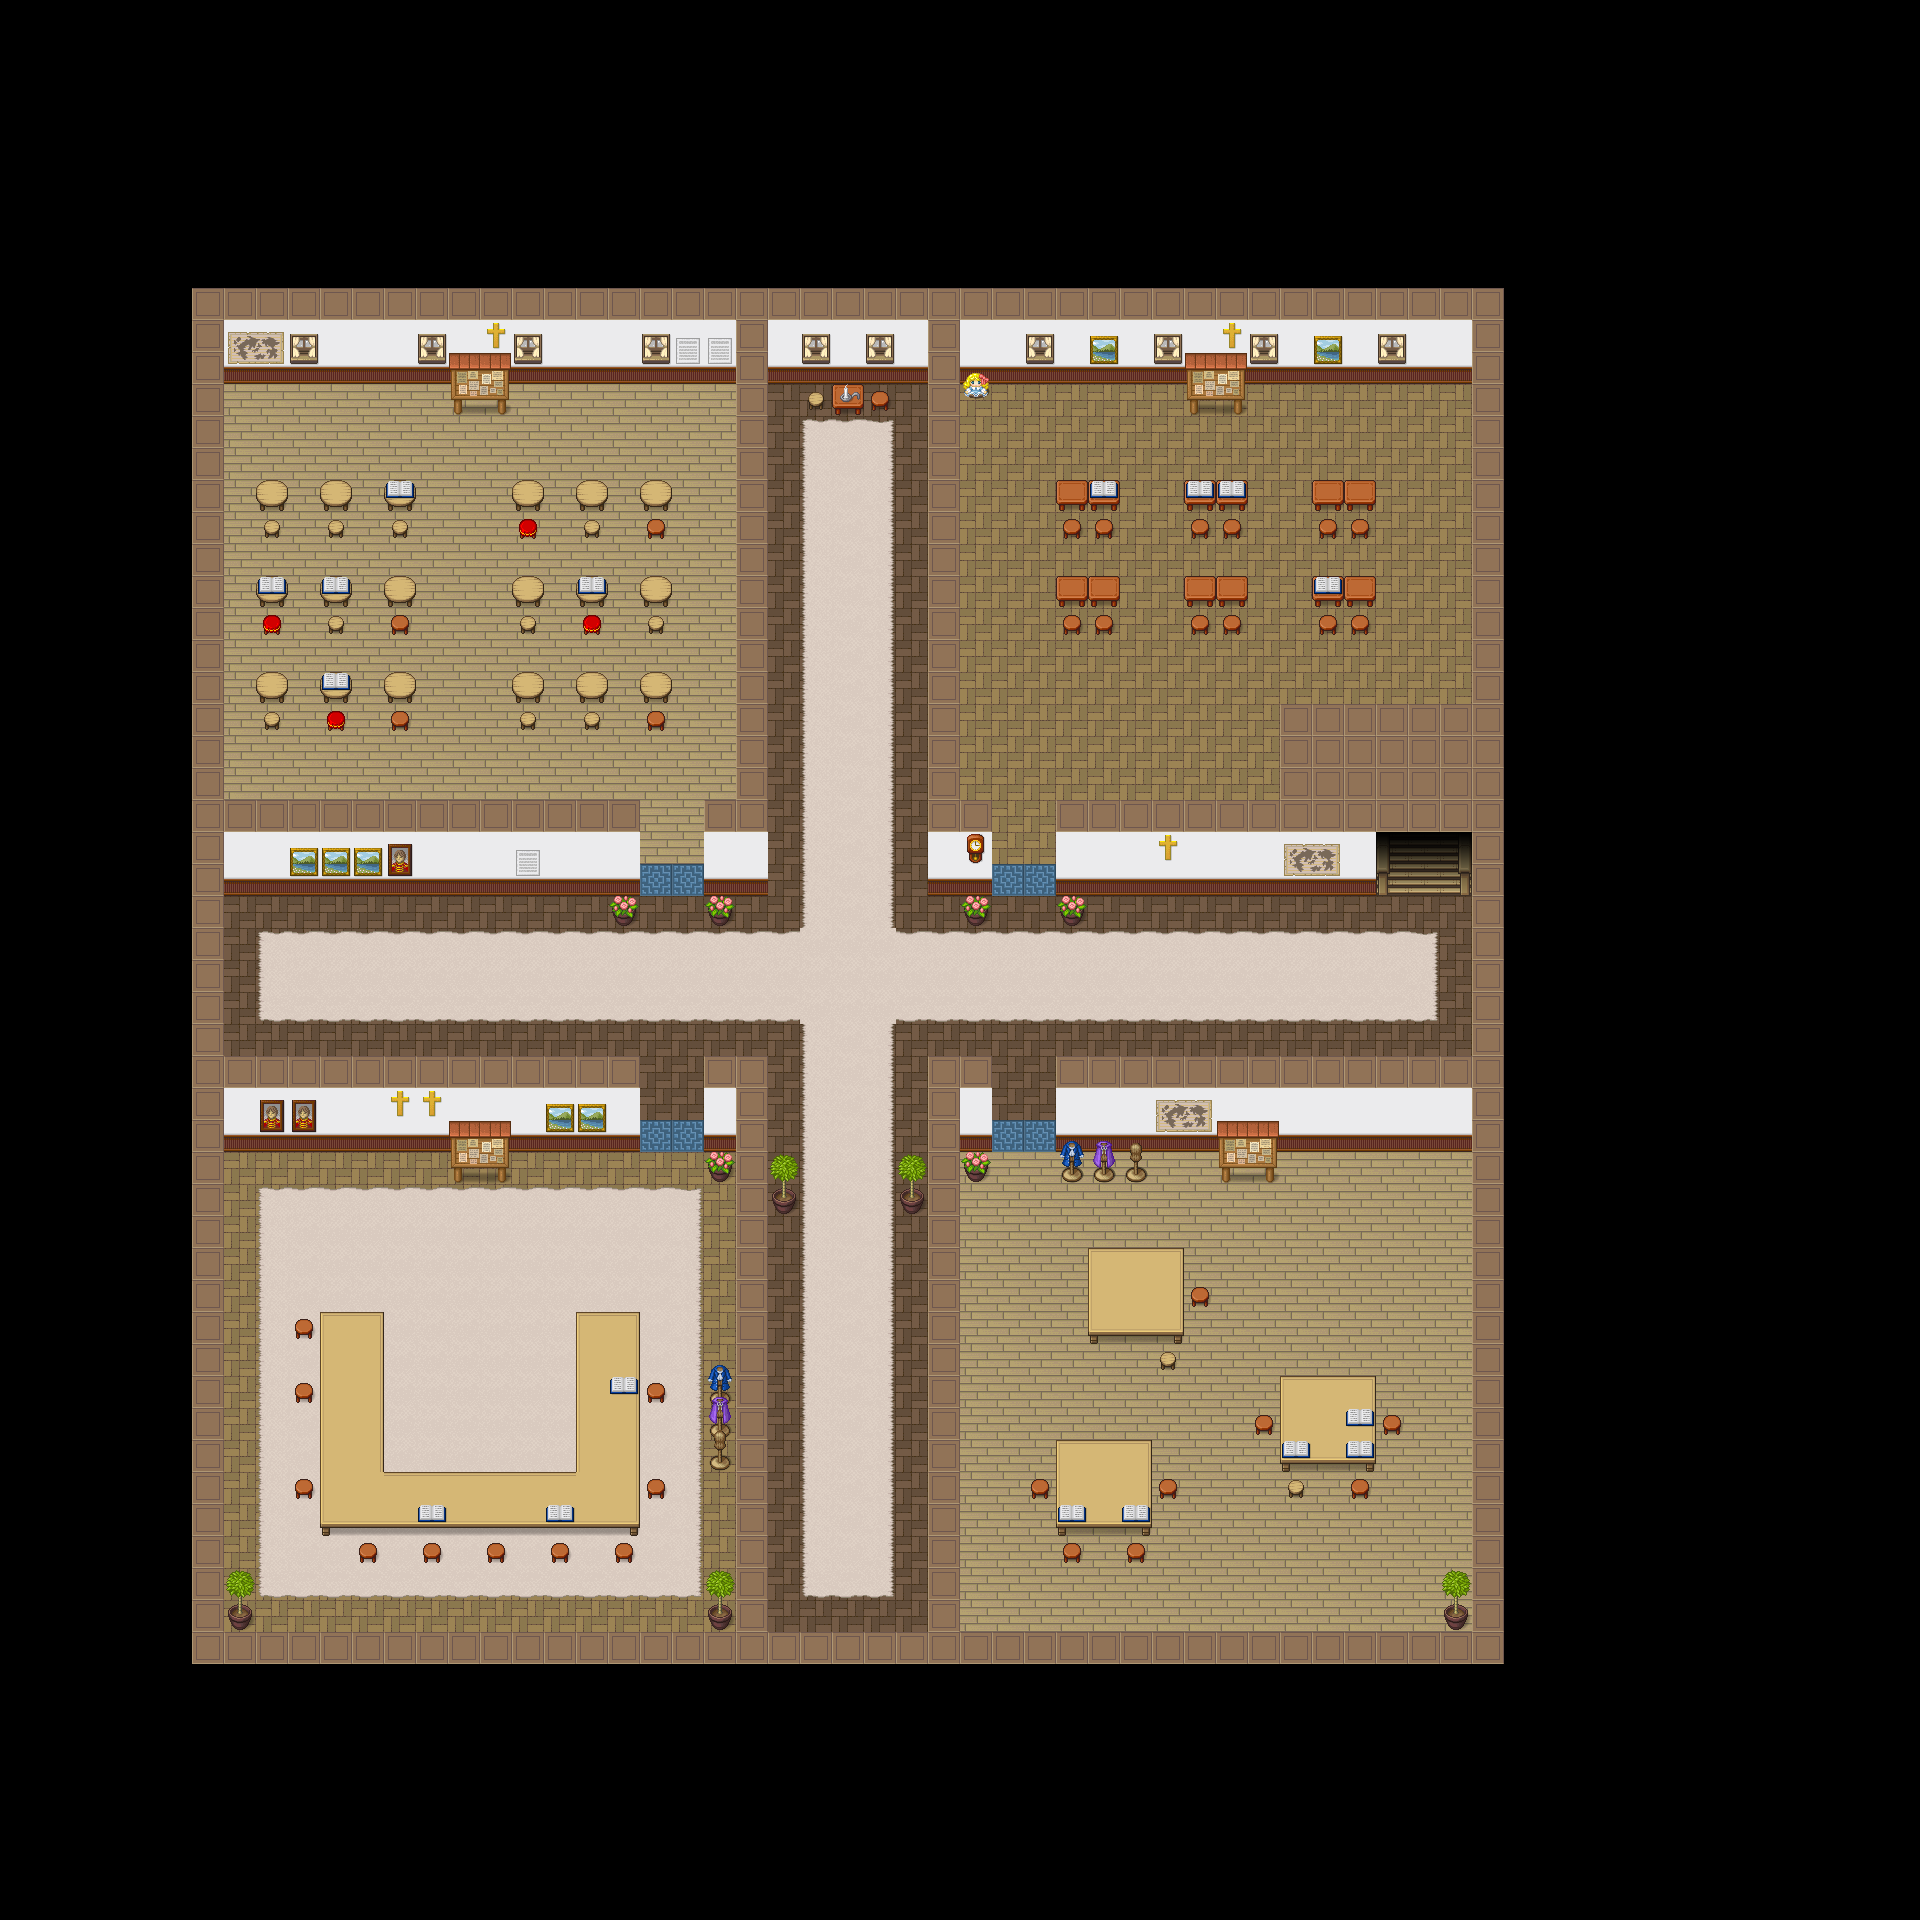

This is a level from a 2D game, rendered from its Tiled map with the project's own tilesets. A one-line summary and the map file follow, with tile-layer data summarised:
An orthogonal 60x60 tile map with 32x32 px tiles, 7 tile layers (floor, carpet, wall, stairs/door, ...), 2 tilesets and 10 objects (2x classroom1, 2x classroom2, 2x classroom3, 2x classroom4, start, ...).

<map version="1.8" tiledversion="1.8.4" orientation="orthogonal" renderorder="right-down" width="60" height="60" tilewidth="32" tileheight="32" infinite="0" nextlayerid="9" nextobjectid="14">
 <tileset firstgid="1" source="rpg.tsx" />
 <tileset firstgid="1065" source="LightShadow.tsx" />
 <layer id="1" name="floor" width="60" height="60">
  <data>[3600 cells, 1351 non-empty, 3 distinct tile ids]</data>
 </layer>
 <layer id="5" name="carpet" width="60" height="60">
  <data>[3600 cells, 395 non-empty, 9 distinct tile ids]</data>
 </layer>
 <layer id="3" name="wall" width="60" height="60">
  <data>[3600 cells, 496 non-empty, 3 distinct tile ids]</data>
 </layer>
 <layer id="2" name="stairs/door" width="60" height="60">
  <data>[3600 cells, 16 non-empty, 9 distinct tile ids]</data>
 </layer>
 <layer id="4" name="decoration" width="60" height="60">
  <data>[3600 cells, 231 non-empty, 32 distinct tile ids]</data>
 </layer>
 <layer id="6" name="deko2" width="60" height="60">
  <data>[3600 cells, 83 non-empty, 25 distinct tile ids]</data>
 </layer>
 <layer id="8" name="shadow,light" width="60" height="60">
  <data>[3600 cells, 6 non-empty, 2 distinct tile ids]</data>
 </layer>
 <objectgroup id="7" name="Objekte">
  <object id="2" name="start" x="850" y="980">
   <point />
  </object>
  <object id="3" name="classroom1" x="1023" y="882">
   <point />
  </object>
  <object id="4" name="classroom2" x="1022" y="1140">
   <point />
  </object>
  <object id="5" name="classroom3" x="671" y="1131">
   <point />
  </object>
  <object id="6" name="classroom4" x="669" y="876">
   <point />
  </object>
  <object id="7" name="down" x="1424" y="909">
   <point />
  </object>
  <object id="8" name="classroom1" x="956.738" y="381.03" width="514.666" height="478.667">
   <properties>
    <property name="type" value="RoomMeeting" />
   </properties>
  </object>
  <object id="11" name="classroom4" x="223.163" y="382.559" width="512" height="477.333">
   <properties>
    <property name="type" value="RoomMeeting" />
   </properties>
  </object>
  <object id="12" name="classroom3" x="221.83" y="1150.56" width="517.333" height="477.333">
   <properties>
    <property name="type" value="RoomMeeting" />
   </properties>
  </object>
  <object id="13" name="classroom2" x="961.831" y="1149.23" width="516" height="480">
   <properties>
    <property name="type" value="RoomMeeting" />
   </properties>
  </object>
 </objectgroup>
</map>
